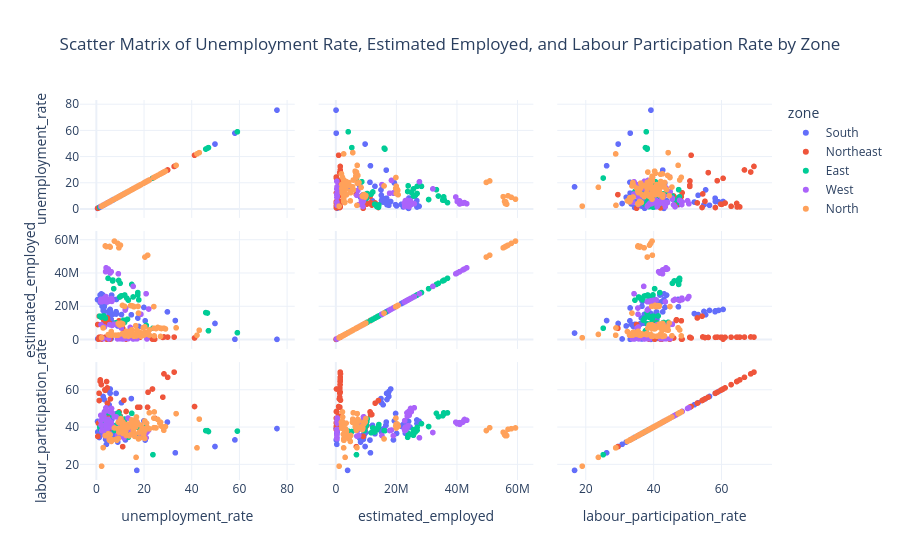

The notebook cell this image was saved under:
### Code cell
fig = px.scatter_matrix(
    df,
    dimensions=['unemployment_rate', 'estimated_employed', 'labour_participation_rate'],
    color='zone',
    title='Scatter Matrix of Unemployment Rate, Estimated Employed, and Labour Participation Rate by Zone'
)

fig.update_layout(
    template="plotly_white",
    title_x=0.5
)

fig.show()
